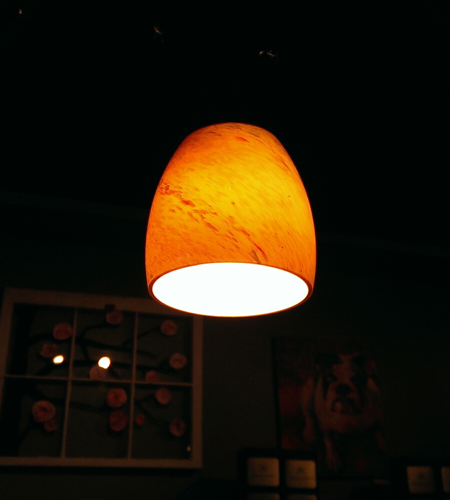
#> input picture Data/9.bmp, 450 x 500 px
$ python code.py
#> lines starting #> are read from the running program, lines starting #| are printed output that depends on the picture
### Algorithms/LIME.py
import numpy as np
import cv2
from scipy import sparse
import scipy.sparse.linalg
import sys
import matplotlib.pyplot as plt

"""
Paper 1: http://www.dabi.temple.edu/~hbling/publication/LIME-tip.pdf
Paper 2: http://citeseerx.ist.psu.edu/viewdoc/download?doi=10.1.1.385.2768&rep=rep1&type=pdf
"""


def SpedUp_Solver(img, alpha=0.5, epsilon=0.001, weight_strategy=1, sigma=2, kernel_size=5, gamma=0.8):
    """
    This function estimates the illumination map based on Sped-Up Solver of Equation 9 of the paper 1
    @Params:
    img: Input Image
    alpha: Weight given to the gradients
    epsilon: A small value to avoid division by zero
    weight_strategy: Based on the value given {1, 2, 3}, weights are calculated accordingly
    sigma: Variance for calculating Gaussian Filter. Applicable only when weight_strategy = 3
    kernel_size: Size of Gaussian Kernel to use. Applicable only when weight_strategy = 3
    gamma: Parameter to adjust brightness of Illumination Map
    """
    img = img / 255

    # Iniatial Illumination Estimamtion based on Equation 2 of Paper - 1
    T_hat = np.max(img, axis=2)
    m, n = T_hat.shape

    # Calculate Gradients of T_hat along X and Y directions
    delT_hatx = calculate_del(T_hat, 'x')
    delT_haty = calculate_del(T_hat, 'y')

    # Calculate Weights based on input
    if weight_strategy == 1:
        wx = np.ones((m, n))
        wy = np.ones((m, n))
        # print(wx.shape, wy.shape)
    elif weight_strategy == 2:
        wx = 1 / (np.abs(delT_hatx) + epsilon)
        wy = 1 / (np.abs(delT_haty) + epsilon)
        # print(wx.shape, wy.shape)
    elif weight_strategy == 3:
        gaussian_kernelx = cv2.getGaussianKernel(kernel_size, sigma).reshape(1, -1)
        gaussian_kernely = gaussian_kernelx.reshape(-1, 1)
        gaussianX = cv2.filter2D(delT_hatx, ddepth=-1, kernel=gaussian_kernelx)
        gaussianY = cv2.filter2D(delT_haty, ddepth=-1, kernel=gaussian_kernely)

        g = np.sum(gaussian_kernelx)
        wx = g / (np.abs(gaussianX) + epsilon)
        wy = g / (np.abs(gaussianY) + epsilon)
    else:
        print("Undesired value for Weight Strategy is given!!!!")
        return 0

    wx = wx / (np.abs(delT_hatx) + epsilon)
    wy = wy / (np.abs(delT_haty) + epsilon)

    # Call Function to Solve for T of equation 19 of paper 1
    T = Solve_Eqn(wx, wy, 0.5, T_hat)

    # Do Gamma Correction based on requirement
    T = np.power(T, gamma)

    img2 = np.empty((m, n, 3))
    img2[:, :, 0] = T
    img2[:, :, 1] = T
    img2[:, :, 2] = T

    # Calcualted illuminated image based on equation 3
    r = img / (img2 + epsilon)

    # Clip and fix the illuminated image to allowed values
    r = r * 255
    r = np.clip(r, 0, 255)
    r = np.fix(r).astype(np.uint8)
    return r


def Solve_Eqn(wx, wy, alpha, T_hat):
    """
    This function is to evaluate the equation 19 of paper - 1
    The function takes help from paper - 2 to estimate the matrix A where Ax = b

    @Params:
    wx: Weights given to gradients along X direction
    Wy: Weights given to gradients along Y direction
    alpha: Overall scalar weights assigned to the gradients
    T_hat: Initial Estimated Illumination Map
    """
    # Get size of the illumination map
    m, n = T_hat.shape
    mn = m * n

    # Flatten T_hat so that it forms the RHS of Ax=b
    t_hat = T_hat.flatten('C')

    wx = alpha * wx
    wy = alpha * wy

    # Calcuate Sparse Matrix A based on equations 3 and 4 in paper 2
    wx_vec = wx.flatten('C')
    wy_vec = wy.flatten('C')

    wxa = np.hstack((wx[:, -1].reshape(-1, 1), wx[:, 0:-1].reshape(-1, n - 1)))
    wya = np.vstack((wy[-1, :].reshape(1, -1), wy[0: -1, :].reshape(m - 1, -1)))
    wxa_vec = wxa.flatten('C')
    wya_vec = wya.flatten('C')

    dx1 = np.hstack((wx[:, -1].reshape(-1, 1), np.zeros((m, n - 1))))
    dx2 = np.hstack([wx[:, 0:-1].reshape(-1, n - 1), np.zeros((m, 1))])
    dx3 = np.hstack([np.zeros((m, 1)), wx[:, 0:-1].reshape(-1, n - 1)])
    dx4 = np.hstack([np.zeros((m, n - 1)), wx[:, -1].reshape(-1, 1)])
    Ax = scipy.sparse.spdiags(np.array([-dx1.flatten('C'), -dx2.flatten('C'), -dx3.flatten('C'), -dx4.flatten('C')]),
                              np.array([-n + 1, -1, 1, n - 1]), mn, mn)

    dy1 = np.vstack([wy[-1, :].reshape(1, -1), np.zeros((m - 1, n))])
    dy2 = np.vstack([wy[0: -1, :].reshape(m - 1, -1), np.zeros((1, n))])
    dy3 = np.vstack([np.zeros((1, n)), wy[0:-1, :].reshape(m - 1, -1)])
    dy4 = np.vstack([np.zeros((m - 1, n)), wy[0, :].reshape(1, -1)])
    Ay = scipy.sparse.spdiags(np.array([-dy1.flatten('C'), -dy2.flatten('C'), -dy3.flatten('C'), -dy4.flatten('C')]),
                              np.array([-mn + n, -n, n, mn - n]), mn, mn)

    diag = scipy.sparse.spdiags(np.array([wx_vec + wy_vec + wxa_vec + wya_vec + 1]), np.array([0]), mn, mn)
    A = Ax + Ay + diag

    # Since matrix A is very huge, we will leverage the fact that it is sparse and calculate its approximate inverse using
    # Sparse methods available

    # The resulting object is an approximation to the inverse of A
    m1 = scipy.sparse.linalg.spilu(A.tocsc())

    # construct a linear operator
    m2 = scipy.sparse.linalg.LinearOperator((mn, mn), m1.solve)

    # use preconditioned conjugate gradient method to solve the linear system Ax=b (where A=a, x=t, b=t~)
    t, converged = scipy.sparse.linalg.bicgstab(A, t_hat, tol=1e-1, maxiter=2000, M=m2)

    # Verify if the above methos has converged. If not, print out a warning
    if converged != 0:
        print('Warning: Estimation may not be what is desired')

    t = t.reshape((m, n), order='C')

    # clip negative numbers & normalize
    t = np.clip(t, 0, sys.maxsize)
    t = t / (np.max(t) + 0.01)

    return t


def calculate_del(T, direction='x'):
    """
    Function to calculate directional derivative using forward difference
    @Params:
    T: Matrix whose Directional Derivative is to be calculated
    direction: {x, y} Direction along which derivative needs to be calcuated
    """
    if direction == 'x':
        # Calcuate forward difference along X direction
        forward_diff = np.diff(T, axis=1)
        diff = (T[:, 0] - T[:, -1]).reshape(-1, 1)
        forward_diff = np.hstack([forward_diff, diff])
    elif direction == 'y':
        # Calcuate forward difference along Y direction
        forward_diff = np.diff(T, axis=0)
        diff = T[0, :] - T[-1, :].reshape(1, -1)
        forward_diff = np.vstack([forward_diff, diff])

    return forward_diff

### code.py
import numpy as np
import cv2
from scipy import sparse
import scipy.sparse.linalg
import sys

import matplotlib.pyplot as plt

from Algorithms.exact import optimize_T
from Algorithms.LIME import SpedUp_Solver
from Algorithms.illumination import basic

## SAMPLE-1
print("Please wait for Output-1, once the output images are displayed (close the output windows after they are displyed to see the next output).")
img = cv2.imread('Data/9.bmp')
#> img is the input picture: shape (500, 450, 3); mean B, G, R 12.1, 26.7, 35.6

output = SpedUp_Solver(img, alpha = 0.5, epsilon = 0.1, weight_strategy = 2)
#> in SpedUp_Solver, `T_hat = np.max(img, axis=2)`:
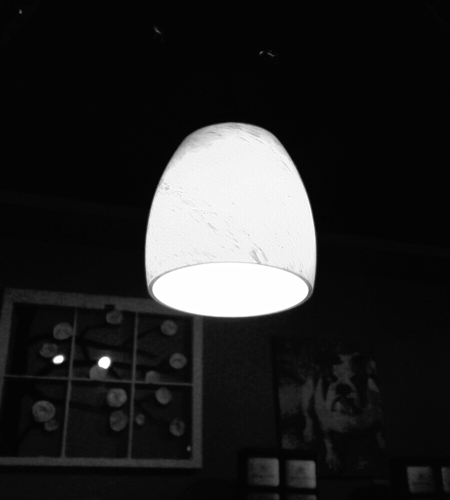
#> T_hat: shape (500, 450) float64; min 0.00784, max 1, mean 0.15
#> in calculate_del, `forward_diff = np.diff(T, axis=1)`:
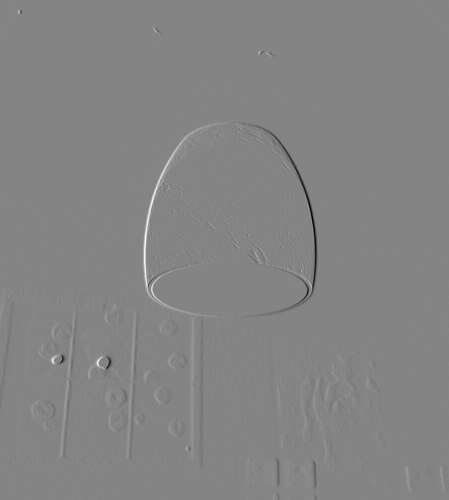
#> forward_diff: shape (500, 449) float64; min -0.525, max 0.482, mean -5.3e-05; drawn with min black and max white
#> in calculate_del, `diff = (T[:, 0] - T[:, -1]).reshape(-1, 1)`: diff = 500 values, max 0.165 at index 459, min -0.11 at index 471, mean 0.0238
#> in SpedUp_Solver, `wy = wy / (np.abs(delT_haty) + epsilon)`:
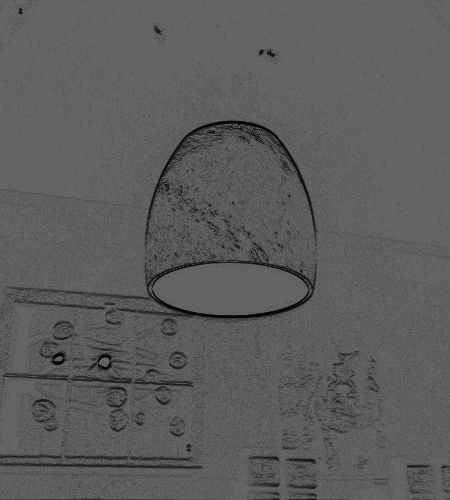
#> wy: shape (500, 450) float64; min 2.99, max 100, mean 92.7
#> in Solve_Eqn, `wy = alpha * wy`:
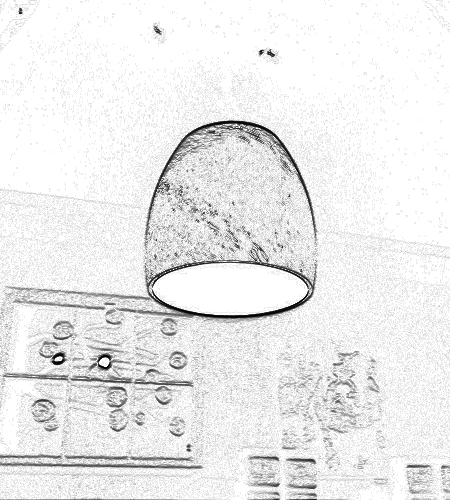
#> wy: shape (500, 450) float64; min 1.49, max 50, mean 46.4; drawn with min black and max white
#> in Solve_Eqn, `wxa = np.hstack((wx[:, -1].reshape(-1, 1), wx[:, 0:-1].reshape(-1, n -..`:
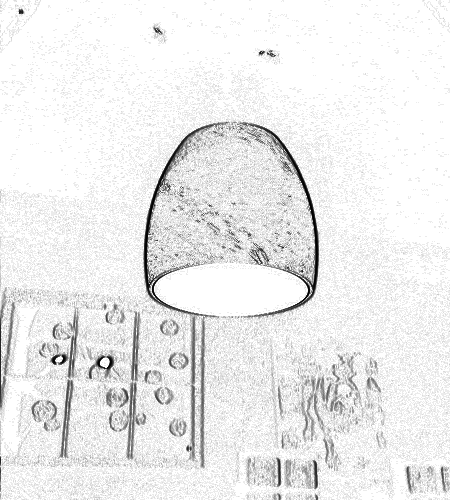
#> wxa: shape (500, 450) float64; min 1.28, max 50, mean 46.5; drawn with min black and max white
#> in Solve_Eqn, `wya = np.vstack((wy[-1, :].reshape(1, -1), wy[0: -1, :].reshape(m - 1,..`:
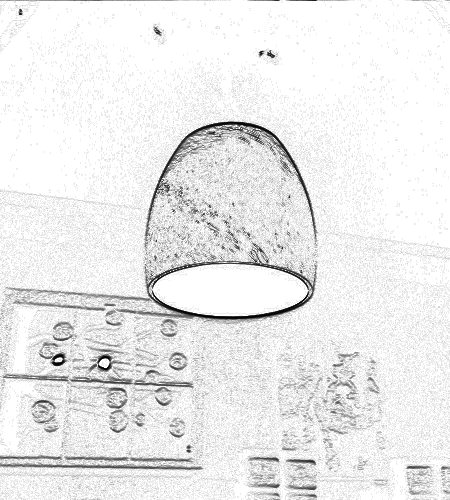
#> wya: shape (500, 450) float64; min 1.49, max 50, mean 46.4; drawn with min black and max white
#> in Solve_Eqn, `dx1 = np.hstack((wx[:, -1].reshape(-1, 1), np.zeros((m, n - 1))))`:
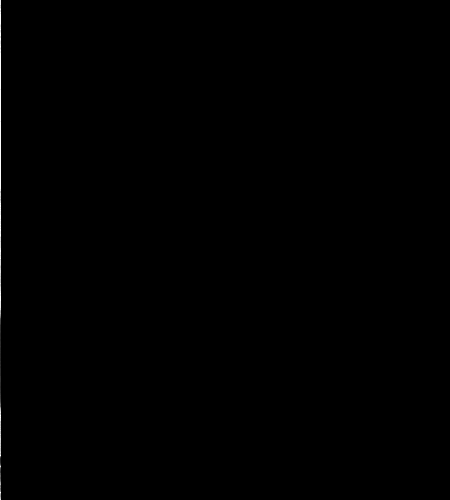
#> dx1: shape (500, 450) float64; min 0, max 50, mean 0.1; drawn with min black and max white
#> (the run stopped early here; a loop or call above may not have finished)

$ run again, with Data/1.bmp copied over Data/9.bmp
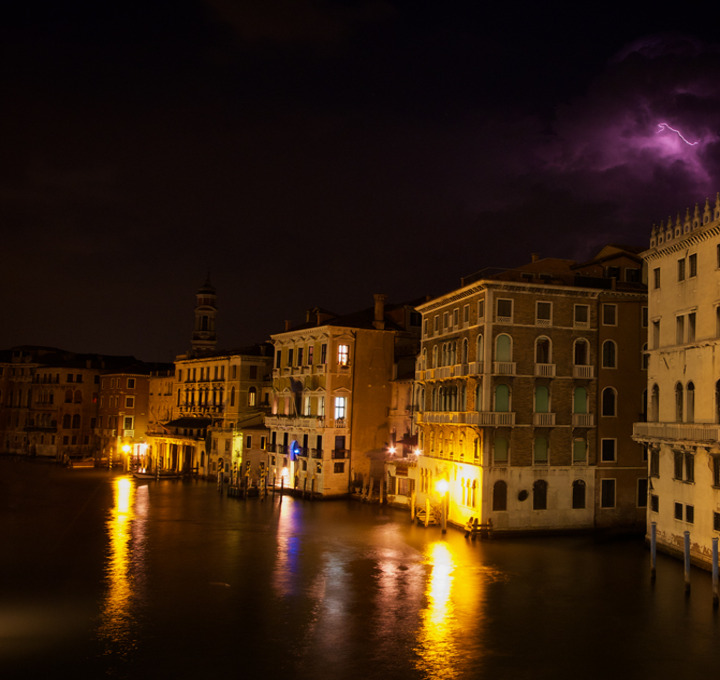
#> input picture Data/1.bmp, 720 x 680 px
#> img is the input picture: shape (680, 720, 3); mean B, G, R 13.3, 31.7, 53.9
#> in calculate_del, `forward_diff = np.diff(T, axis=1)`:
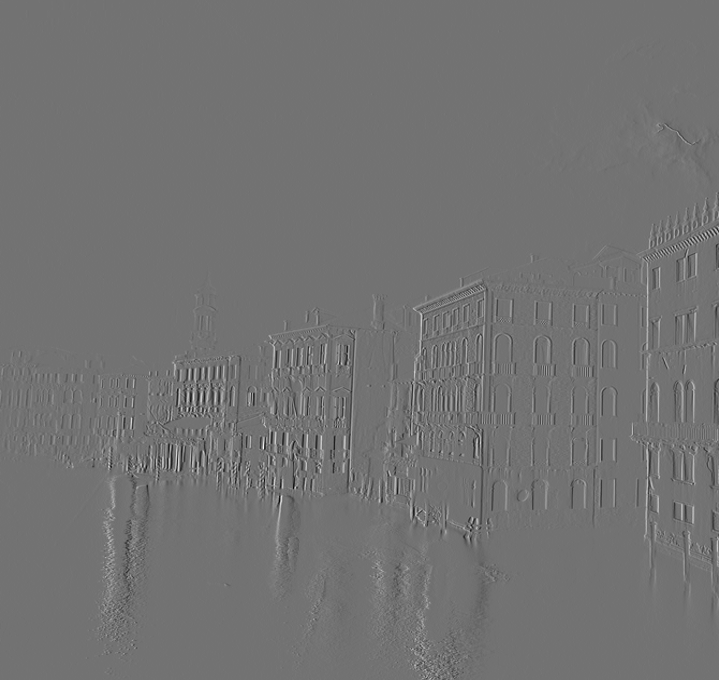
#> forward_diff: shape (680, 719) float64; min -0.576, max 0.702, mean 0.000287; drawn with min black and max white
#> diff = 680 values, max 0.145 at index 625, min -0.702 at index 548, mean -0.206
#> in Solve_Eqn, `wya = np.vstack((wy[-1, :].reshape(1, -1), wy[0: -1, :].reshape(m - 1,..`:
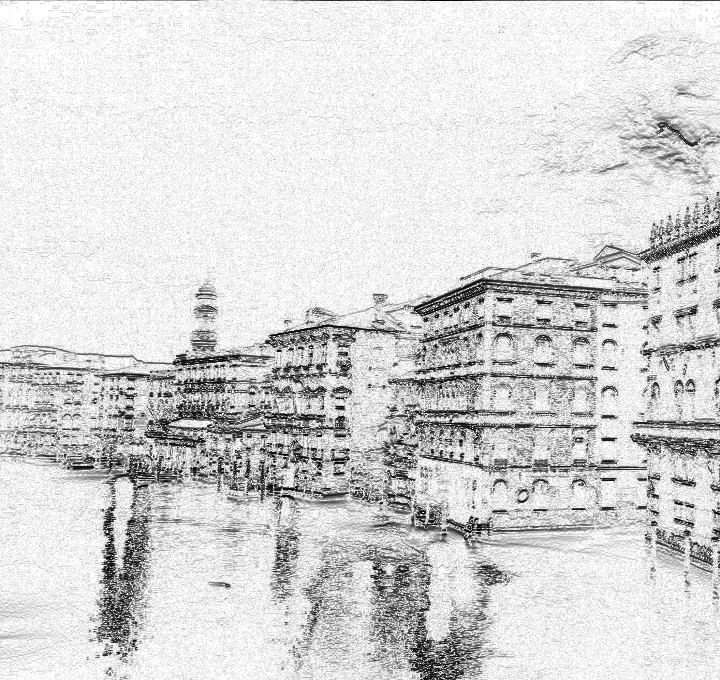
#> wya: shape (680, 720) float64; min 0.557, max 50, mean 42.2; drawn with min black and max white

$ run again, with Data/2.bmp copied over Data/9.bmp
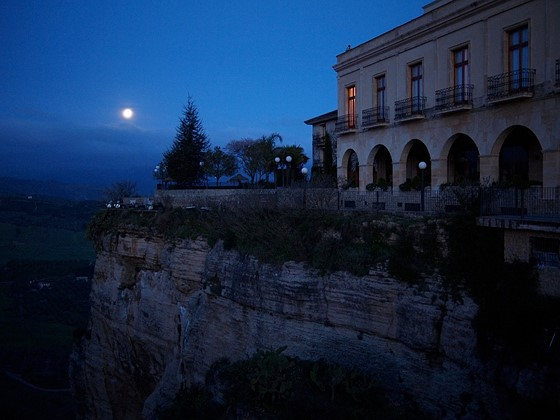
#> input picture Data/2.bmp, 560 x 420 px
#> img is the input picture: shape (420, 560, 3); mean B, G, R 69.9, 40.9, 21.4
#> in calculate_del, `forward_diff = np.diff(T, axis=1)`:
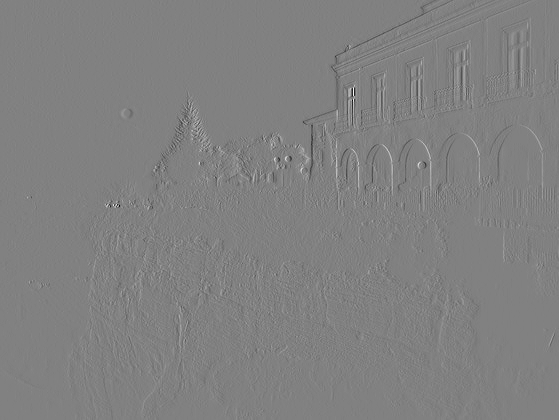
#> forward_diff: shape (420, 559) float64; min -0.647, max 0.631, mean -0.000264; drawn with min black and max white
#> diff = 420 values, max 0.545 at index 93, min -0.102 at index 273, mean 0.147
#> in Solve_Eqn, `wya = np.vstack((wy[-1, :].reshape(1, -1), wy[0: -1, :].reshape(m - 1,..`:
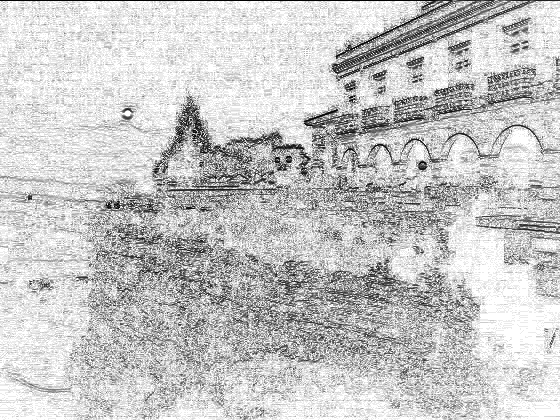
#> wya: shape (420, 560) float64; min 0.755, max 50, mean 39.2; drawn with min black and max white
